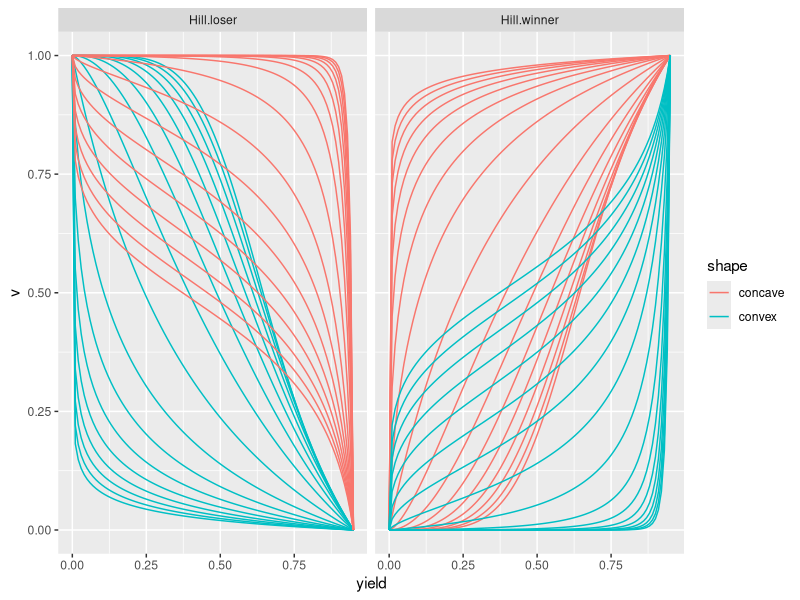
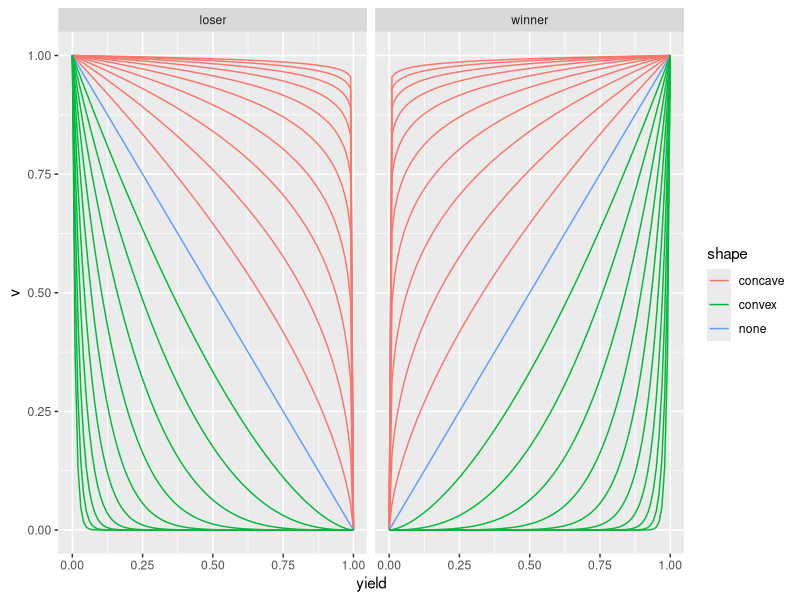
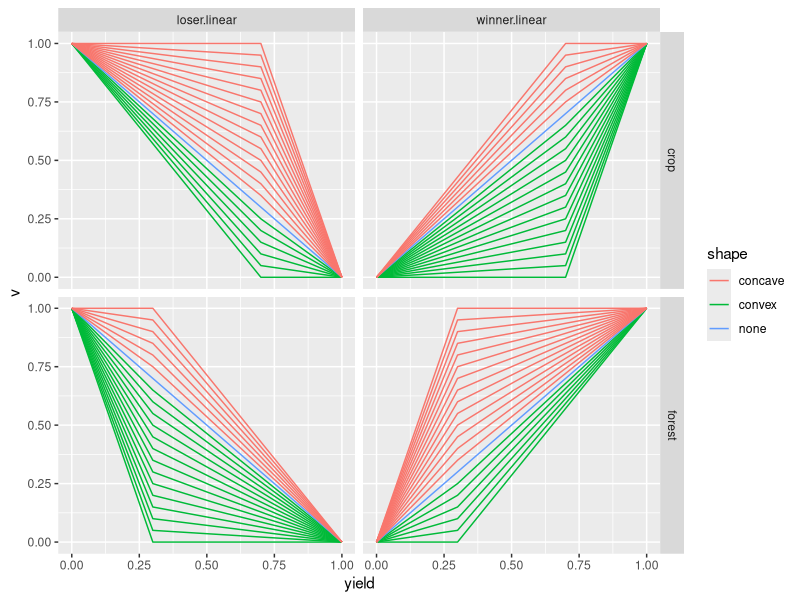
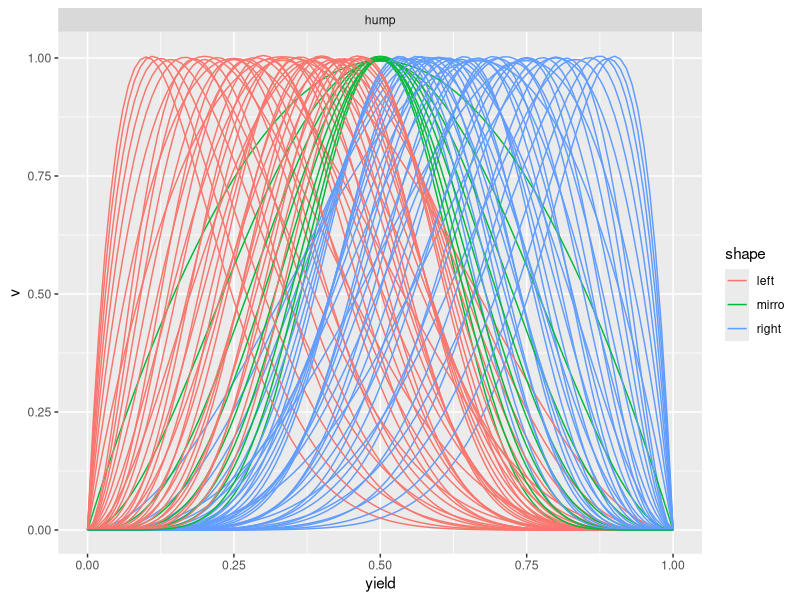
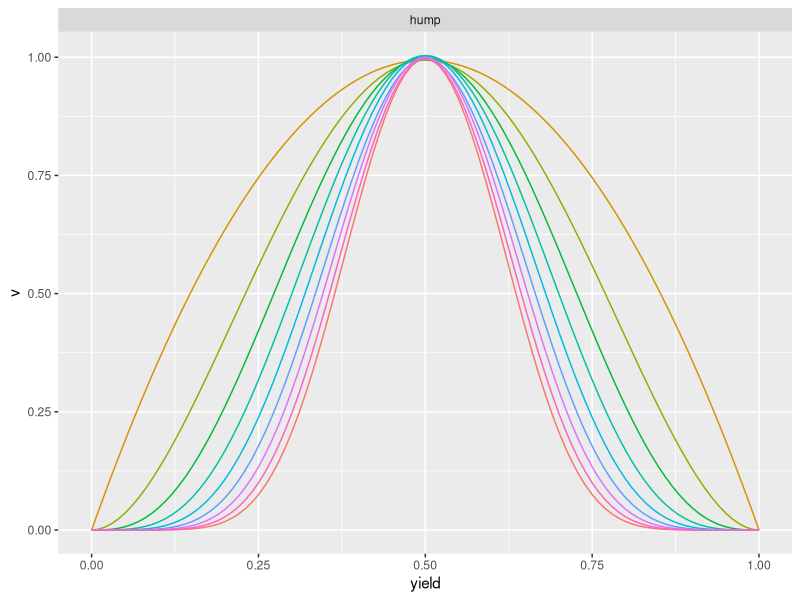

R code for these plots, in order:
library(ggplot2)
library(data.table)
setwd("C:/Users/qiaoh/GIT/LSS_Project/lss")

yield.function<-function(type="loser"){
  
  if (type=="Hill.loser"){
    f<-function(yield=0, parameters=list("alpha"=0.3, "beta"=1)){
      alpha<-parameters[["alpha"]]
      beta<-parameters[["beta"]]
      if (alpha==0){
        yield<-yield*2
        
        v<-(yield^beta)/(beta+yield^beta)
        v<-v/max(v)
        1-v
      }else{
        yield<-yield
        v<-((yield * beta)/(1-yield))^(1/beta)
        v<-v/max(v)
        1-v
      }
    }
  }
  
  if (type=="Hill.winner"){
    f<-function(yield=0, parameters=list("alpha"=0.3, "beta"=1)){
      alpha<-parameters[["alpha"]]
      beta<-parameters[["beta"]]
      
      if (alpha==0){
        yield<-yield*2
        v<-(yield^beta)/(beta+yield^beta)
        v<-v/max(v)
        v
      }else{
        yield<-yield
        v<-((yield * beta)/(1-yield))^(1/beta)
        v<-v/max(v)
        v
      }
    }
  }
  
  #a is seq(0.1, 10, by=0.1)
  if (type=="loser"){
    f<-function(yield=0, parameters=list("a"=1)){
      yield<-yield
      (-yield+1)^parameters[["a"]]
    }
  }
  
 
  if (type=="loser.linear"){
    f<-function(yield=0, parameters=list("alpha"=0.3, "beta"=1)){
      alpha<-parameters[["alpha"]]
      beta<-parameters[["beta"]]
      yield_df<-data.table(yield=yield)
      yield_df$f<-ifelse(yield<=alpha, 1, 2)
      b1<-1
      a1<-(beta-1)/alpha
      a2<-beta/(alpha-1)
      b2<-a2*-1
      yield_df$v<-a1 * yield_df$yield +b1
      yield_df[f==2]$v<-a2 * yield_df[f==2]$yield +b2
      yield_df$v
    }
  }
  
  if (type=="winner.linear"){
    f<-function(yield=0, parameters=list("alpha"=0.3, "beta"=1)){
      alpha<-parameters[["alpha"]]
      beta<-parameters[["beta"]]
      yield_df<-data.table(yield=yield)
      yield_df$f<-ifelse(yield<=alpha, 1, 2)
      b1<-0
      a1<-beta/alpha
      
      b2<-(alpha-beta)/(alpha-1)
      a2<-1-b2
      yield_df$v<-a1 * yield_df$yield +b1
      yield_df[f==2]$v<-a2 * yield_df[f==2]$yield +b2
      yield_df$v
    }
  }
  
  if (type=="winner"){
    f<-function(yield=0, parameters=list("a"=1)){
      yield^parameters[["a"]]
    }
  }
  
  if (type=="hump"){
    f<-function(yield=0,
                parameters=list("alpha"=2, "beta"=10)){
      alpha<-parameters[["alpha"]]
      beta<-parameters[["beta"]]
      max<-rbeta(10e5, alpha, beta)
      max<-max(density(max)$y)
      dbeta(yield,
            shape1=alpha,
            shape2=beta)/max
    }
  }  
  f
}

#need a better scale
alpha<-c(0,1)
a<-8
#alpha<-c(1/alpha, alpha)
beta<-seq(1, 5, by=0.5)
beta<-c(1/beta, beta)
yield<-seq(0, 0.95, by=0.01)
type<-c("Hill.loser", "Hill.winner")
coms<-data.table(expand.grid(alpha=alpha, 
                             beta=beta,
                             type=type))
all_curves<-list()
for (i in c(1:nrow(coms))){
  f<-yield.function(type=coms[i]$type)
  lines<-data.table(yield=yield, 
                    v=f(yield, parameters=list(
                      "alpha"=coms[i]$alpha,
                      "beta"=coms[i]$beta)),
                    alpha=coms[i]$alpha,
                    beta=coms[i]$beta,
                    type=coms[i]$type)
  all_curves[[i]]<-lines
}
all_curves<-rbindlist(all_curves)
all_curves$shape<-"none"
all_curves[alpha==0 & type=="Hill.loser"]$shape<-"convex"
all_curves[alpha==1 & type=="Hill.loser"]$shape<-"concave"
all_curves[alpha==0 & type=="Hill.winner"]$shape<-"concave"
all_curves[alpha==1 & type=="Hill.winner"]$shape<-"convex"

all_curves$label<-paste(all_curves$alpha, all_curves$beta)

ggplot(all_curves)+geom_line(aes(x=yield, y=v, group=label, color=shape))+
  facet_wrap(~type)

#need a better scale
a<-10^seq(0, 2, 0.2)
a<-c(1/a, a)
yield<-seq(0, 1, by=0.01)
type<-c("loser", "winner")
coms<-data.table(expand.grid(a=a, type=type))
all_curves<-list()
for (i in c(1:nrow(coms))){
  f<-yield.function(type=coms[i]$type)
  lines<-data.table(yield=yield, 
                    v=f(yield, parameters=list("a"=coms[i]$a)),
                    a=coms[i]$a,
                    type=coms[i]$type)
  all_curves[[i]]<-lines
}
all_curves<-rbindlist(all_curves)
all_curves$shape<-"none"
all_curves[a>1]$shape<-"convex"
all_curves[a<1]$shape<-"concave"
ggplot(all_curves)+geom_line(aes(x=yield, y=v, group=a, color=shape))+
  facet_wrap(~type)




#
alpha<-c(0.30, 0.70)
beta<-seq(0, 1, by=0.05)
yield<-seq(0, 1, by=0.01)
type<-c("loser.linear", "winner.linear")
coms<-data.table(expand.grid(alpha=alpha, 
                             beta=beta,
                             type=type))
all_curves<-list()
for (i in c(1:nrow(coms))){
  f<-yield.function(type=coms[i]$type)
  lines<-data.table(yield=yield, 
                    v=f(yield, parameters=list("alpha"=coms[i]$alpha,
                                               "beta"=coms[i]$beta)),
                    alpha=coms[i]$alpha,
                    beta=coms[i]$beta,
                    type=coms[i]$type)
  all_curves[[i]]<-lines
}
all_curves<-rbindlist(all_curves)
all_curves$shape<-"none"
all_curves[(alpha+beta)<1 & type=="loser.linear"]$shape<-"convex"
all_curves[(alpha+beta)>1 & type=="loser.linear"]$shape<-"concave"
all_curves[(alpha>beta) & type=="winner.linear"]$shape<-"convex"
all_curves[(alpha<beta) & type=="winner.linear"]$shape<-"concave"
all_curves[round(alpha*100)==round(beta*100) & type=="winner.linear"]$shape<-"none"

all_curves$sub.type<-"forest"
all_curves[alpha==0.7]$sub.type<-"crop"
all_curves$label<-paste(all_curves$alpha, all_curves$beta)
ggplot(all_curves)+geom_line(aes(x=yield, y=v, group=label, color=shape))+
  facet_grid(sub.type~type)

alpha<-c(2:10)
beta<-c(2:10)
alpha_beta<-data.table(expand.grid(alpha=alpha, beta=beta))

type<-"hump"
f<-yield.function(type=type)
all_curves<-list()
for (i in c(1:nrow(alpha_beta))){
  print(paste(i, nrow(alpha_beta)))
  lines<-data.table(yield=yield, 
                    v=f(yield,
                    parameters=list(
                      "alpha"=alpha_beta[i]$alpha,
                      "beta"=alpha_beta[i]$beta)),
                    alpha=alpha_beta[i]$alpha,
                    beta=alpha_beta[i]$beta,
                    type=type)
  all_curves[[i]]<-lines
}

all_curves<-rbindlist(all_curves)
all_curves$label<-paste(all_curves$alpha, all_curves$beta)
all_curves$shape<-"mirro"
all_curves[alpha>beta]$shape<-"right"
all_curves[alpha<beta]$shape<-"left"


ggplot(all_curves)+geom_line(aes(x=yield, y=v, group=label, color=shape))+
  facet_wrap(~type)#+
  #theme(legend.position = "none")

ggplot(all_curves[alpha==beta])+geom_line(aes(x=yield, y=v, color=label))+
  facet_wrap(~type)+
  theme(legend.position = "none")


f<-expression(y=x^exp(1))
df1<-deriv(f, "x", function.arg = T)
df2<-deriv3(f, "x", function.arg = T)
x<-seq(0, 1, by=0.1)
df1(x)

df2(x)

